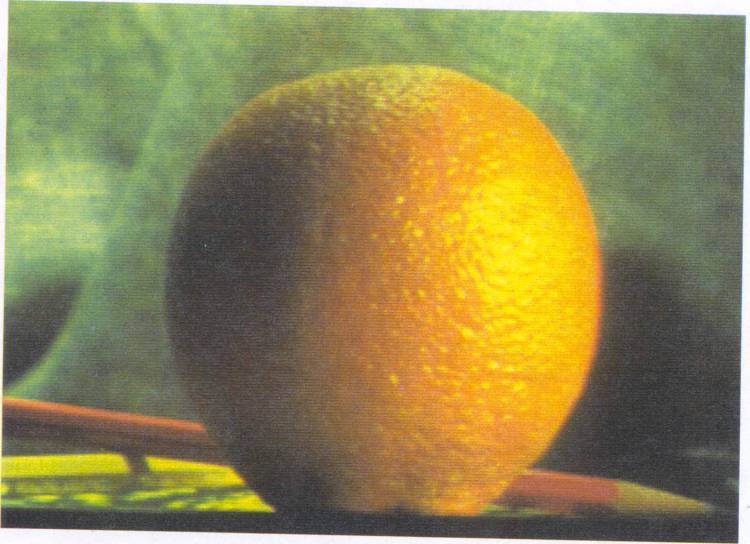
//> input picture orange.jpg, 750 x 544 px
$ ./main   (built with g++ and OpenCV 4)
//> lines starting //> are read from the running program, lines starting //| are printed output that depends on the picture; after the words box and inside, x2 and y2 are one past the last pixel; in counts of white or black regions, pixels touching at a corner belong together
#include <iostream>
#include "opencv2/opencv.hpp"
using namespace std;

void createLaplacePyr(cv::Mat img, int num_levels, std::vector<cv::Mat> &pyr)
{
    pyr.resize(num_levels + 1);
    pyr[0] = img.clone();
    for(int i = 0; i < num_levels; i++)
    {
        cv::pyrDown(pyr[i], pyr[i + 1]);
    }
    cv::Mat temp;

    for(int i = 0; i < num_levels; i++)
    {
        cv::pyrUp(pyr[i + 1], temp, pyr[i].size());

        assert(pyr[i].size()==temp.size());
        cv::subtract(pyr[i], temp, pyr[i]);
        cv::Mat show;
        pyr[i].convertTo(show, CV_8U);
    }
}

void restoreImagefromLaplacePyr(std::vector<cv::Mat> &pyr)
{
    if(pyr.empty())
        return;
    cv::Mat temp;
    for(int i = pyr.size() - 1; i > 0; i--)
    {
        printf("Iteration %d\n", i);
        cv::pyrUp(pyr[i], temp, pyr[i - 1].size());
        cv::add(pyr[i - 1], temp, pyr[i - 1]);

    }
}

void fusion(std::vector<cv::Mat>&pyr1, std::vector<cv::Mat>&pyr2, cv::Mat mask1, cv::Mat mask2, std::vector<cv::Mat>&result)
{
    assert(pyr1.size()==pyr2.size());
    int num_level = pyr1.size() - 1;
    std::vector<cv::Mat> mask_pyr1(pyr1.size());
    std::vector<cv::Mat> mask_pyr2(pyr2.size());
    result.resize(num_level +1);
    mask_pyr1[0] = mask1.clone();
    mask_pyr2[0] = mask2.clone();
    cv::Mat m1, m2;

    for(size_t i = 0; i < pyr1.size() - 1; i++)
    {
        cv::pyrDown(mask_pyr1[i], mask_pyr1[i + 1]);
        cv::pyrDown(mask_pyr2[i], mask_pyr2[i + 1]);
        cv::add(pyr1[i]&mask_pyr1[i], pyr2[i] &mask_pyr2[i], result[i]);
    }

    cv::add(pyr1[num_level]&mask_pyr1[num_level], pyr2[num_level]&mask_pyr2[num_level], result[num_level]);
}
int main()
{
    cv::Mat orange, apple;
    orange = cv::imread("../orange.jpg", 0);
//> orange: 544 rows x 750 cols, CV_8UC1; min 43, max 255, mean 131.7
    apple = cv::imread("../apple.jpg", 0);
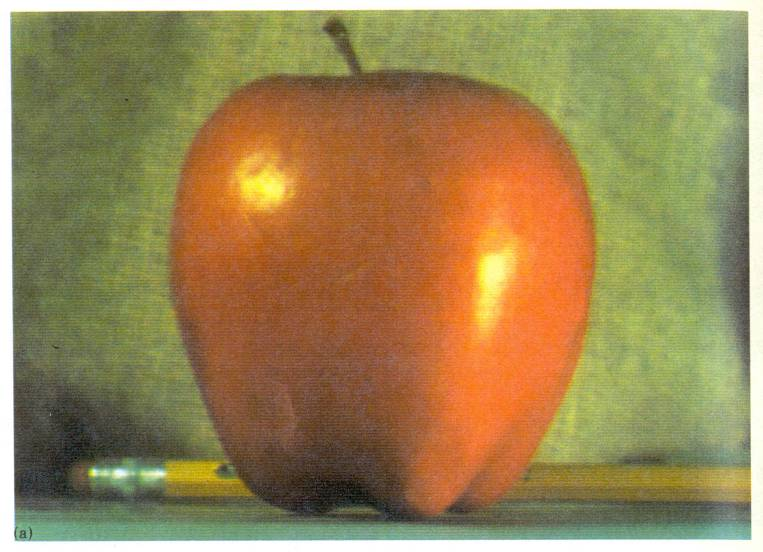
//> input picture apple.jpg, 763 x 552 px
//> apple: 552 rows x 763 cols, CV_8UC1; min 0, max 255, mean 134
    cv::resize (orange, orange, cv::Size(600, 600));
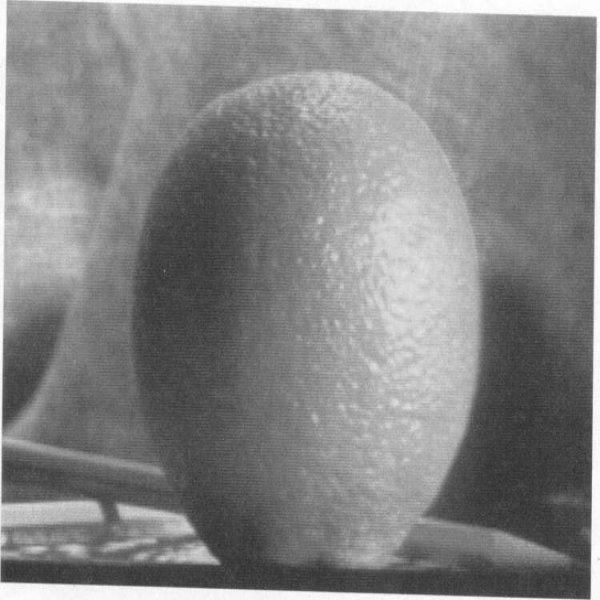
//> orange: 600 rows x 600 cols, CV_8UC1; min 46, max 255, mean 131.6
    cv::resize (apple, apple, cv::Size(600, 600));
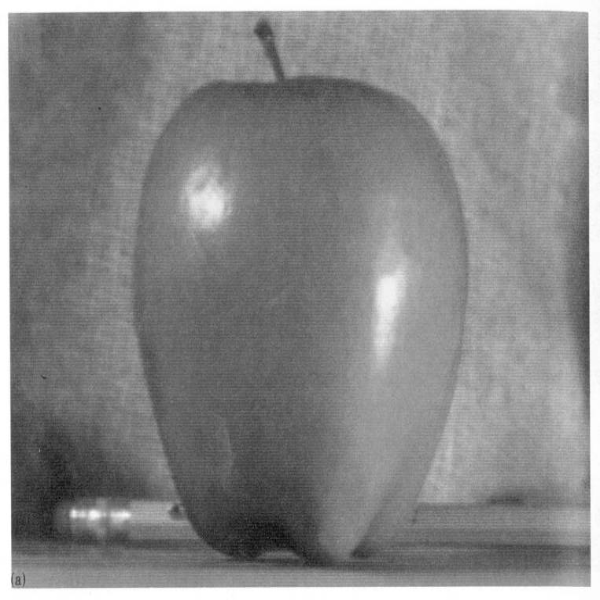
//> apple: 600 rows x 600 cols, CV_8UC1; min 6, max 255, mean 133.9
    cv::imshow("orange", orange);
//    cv::waitKey(0);
    int num_level = 7;
    int shift = 0;
    std::vector<cv::Mat> orangePyr;
    std::vector<cv::Mat> applePyr;
    std::vector<cv::Mat> ret;

    cv::Mat mask1(orange.size(), orange.type());
    mask1(cv::Rect(0,0, (mask1.cols + shift)/2, mask1.rows)).setTo (255);
    mask1(cv::Rect((mask1.cols + shift)/2,0,(mask1.cols - shift)/2, mask1.rows)).setTo (0);

    cv::Mat mask2(apple.size(), apple.type());
    mask2(cv::Rect(0,0,(mask2.cols - shift)/2, mask2.rows)).setTo (0);
    mask2(cv::Rect((mask2.cols - shift)/2, 0, (mask2.cols + shift)/2, mask2.rows)).setTo (255);
    createLaplacePyr(orange, num_level, orangePyr);
    createLaplacePyr(apple, num_level, applePyr);
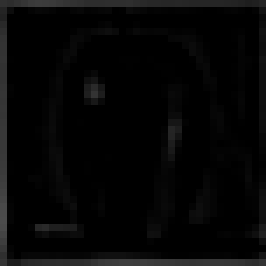
//> applePyr[4]: 38 rows x 38 cols, CV_8UC1 (shown 7 times larger); min 0, max 76, mean 6.1
    fusion(orangePyr,applePyr, mask1, mask2, ret);
//> in fusion, `int num_level = pyr1.size() - 1;`: num_level = 7
//> in fusion, `mask_pyr1[0] = mask1.clone();`:
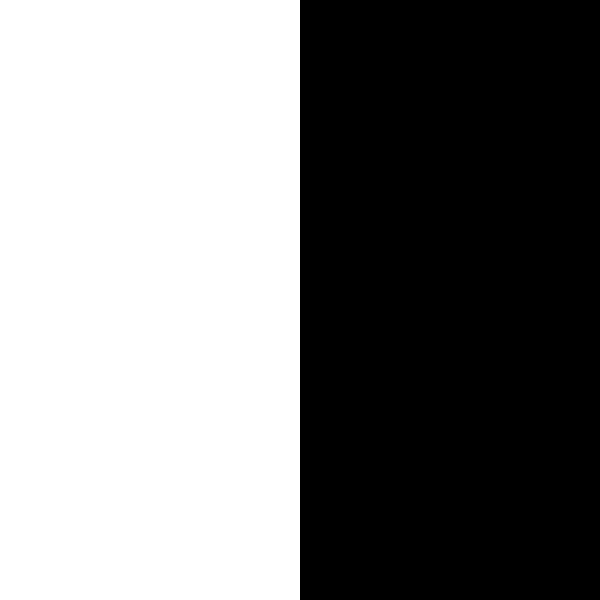
//> mask_pyr1[0]: 600 rows x 600 cols, CV_8UC1; 50% white; 1 white region, box (x1, y1, x2, y2) and area: (0, 0, 300, 600) 180000
//> in fusion, `mask_pyr2[0] = mask2.clone();`: mask_pyr2[0]: 600 rows x 600 cols, CV_8UC1; 50% white; 1 white region, box (x1, y1, x2, y2) and area: (300, 0, 600, 600) 180000
//> the loop in fusion, `for(size_t i = 0; i < pyr1.size() - 1; i++)` made 7 passes
    restoreImagefromLaplacePyr(ret);
//> the loop in restoreImagefromLaplacePyr, `for(int i = pyr.size() - 1; i > 0; i--)` made 7 passes
//| Iteration 7
//| Iteration 6
//| Iteration 5
//| Iteration 4
//| Iteration 3
//| Iteration 2
//| Iteration 1
//> after the loop in restoreImagefromLaplacePyr, `for(int i = pyr.size() - 1; i > 0; i--)`:
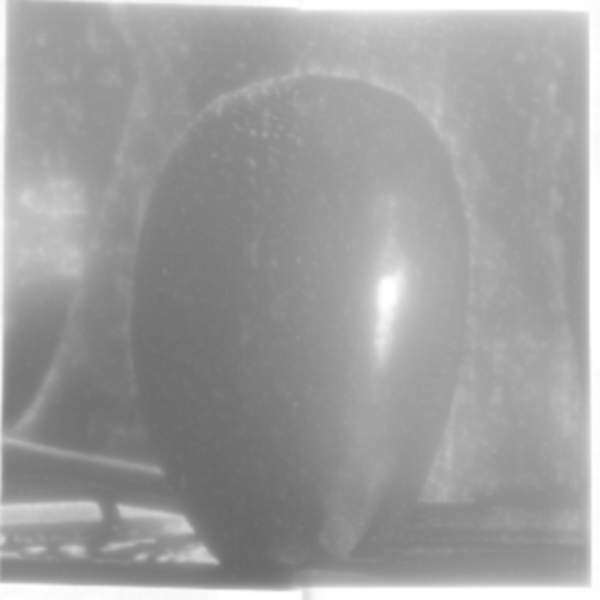
//> temp: 600 rows x 600 cols, CV_8UC1; min 105, max 255, mean 158.4
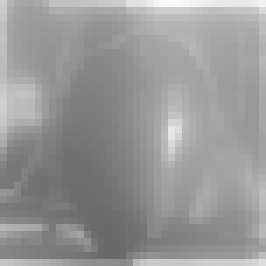
//> ret[4]: 38 rows x 38 cols, CV_8UC1 (shown 7 times larger); min 105, max 249, mean 151.5
    cv::imshow("ret", ret[0]);
    cv::waitKey(0);

    return 0;
}
